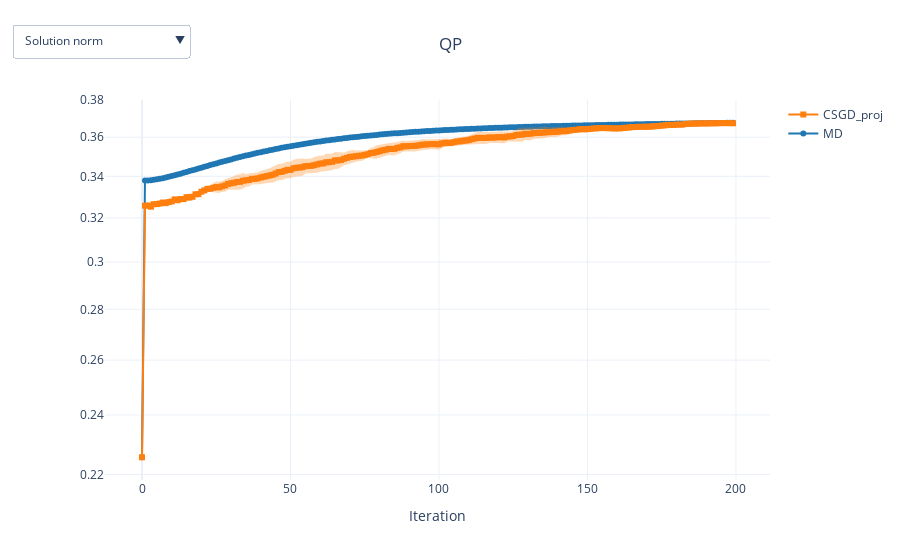

The code cell stored with this chart in its notebook:
### Code cell
result.save('custom_method_data.json')

plotter = Plotter(
        data_path="custom_method_data.json",
    )

# create a fabulous plot 
plotter.plot_plotly(
    metrics=["Solution norm", "Distance to the optimum", "Primal gap", "Gradient norm", "Function value", gap]
)

### Figure 1 — Plotly figure (JSON) as saved in the notebook; plotly's stock layout.template omitted (floating-point values rounded to 4 significant figures; data arrays with more than 128 entries replaced by an {"elided": "..."} marker saying what was removed)
{"data": [{"hovertext": "MD - Solution norm", "marker": {"color": "rgba(31, 119, 180,  1)", "symbol": "circle"}, "mode": "lines+markers", "name": "MD", "type": "scatter", "visible": true, "x": {"elided": "200 int values"}, "y": {"elided": "200 float values"}}, {"hovertext": "MD - Solution norm_upper", "line": {"width": 0}, "mode": "lines", "name": "mean + std", "showlegend": false, "type": "scatter", "visible": true, "x": {"elided": "200 int values"}, "y": {"elided": "200 float values"}}, {"fill": "tonexty", "fillcolor": "rgba(31, 119, 180,  0.3)", "hovertext": "MD - Solution norm_lower", "line": {"width": 0}, "mode": "lines", "name": "mean - std", "showlegend": false, "type": "scatter", "visible": true, "x": {"elided": "200 int values"}, "y": {"elided": "200 float values"}}, {"hovertext": "MD - Distance to the optimum", "marker": {"color": "rgba(31, 119, 180,  1)", "symbol": "circle"}, "mode": "lines+markers", "name": "MD", "type": "scatter", "visible": false, "x": {"elided": "200 int values"}, "y": {"elided": "200 float values"}}, {"hovertext": "MD - Distance to the optimum_upper", "line": {"width": 0}, "mode": "lines", "name": "mean + std", "showlegend": false, "type": "scatter", "visible": false, "x": {"elided": "200 int values"}, "y": {"elided": "200 float values"}}, {"fill": "tonexty", "fillcolor": "rgba(31, 119, 180,  0.3)", "hovertext": "MD - Distance to the optimum_lower", "line": {"width": 0}, "mode": "lines", "name": "mean - std", "showlegend": false, "type": "scatter", "visible": false, "x": {"elided": "200 int values"}, "y": {"elided": "200 float values"}}, {"hovertext": "MD - Primal gap", "marker": {"color": "rgba(31, 119, 180,  1)", "symbol": "circle"}, "mode": "lines+markers", "name": "MD", "type": "scatter", "visible": false, "x": {"elided": "200 int values"}, "y": {"elided": "200 float values"}}, {"hovertext": "MD - Primal gap_upper", "line": {"width": 0}, "mode": "lines", "name": "mean + std", "showlegend": false, "type": "scatter", "visible": false, "x": {"elided": "200 int values"}, "y": {"elided": "200 float values"}}, {"fill": "tonexty", "fillcolor": "rgba(31, 119, 180,  0.3)", "hovertext": "MD - Primal gap_lower", "line": {"width": 0}, "mode": "lines", "name": "mean - std", "showlegend": false, "type": "scatter", "visible": false, "x": {"elided": "200 int values"}, "y": {"elided": "200 float values"}}, {"hovertext": "MD - Gradient norm", "marker": {"color": "rgba(31, 119, 180,  1)", "symbol": "circle"}, "mode": "lines+markers", "name": "MD", "type": "scatter", "visible": false, "x": {"elided": "200 int values"}, "y": {"elided": "200 float values"}}, {"hovertext": "MD - Gradient norm_upper", "line": {"width": 0}, "mode": "lines", "name": "mean + std", "showlegend": false, "type": "scatter", "visible": false, "x": {"elided": "200 int values"}, "y": {"elided": "200 float values"}}, {"fill": "tonexty", "fillcolor": "rgba(31, 119, 180,  0.3)", "hovertext": "MD - Gradient norm_lower", "line": {"width": 0}, "mode": "lines", "name": "mean - std", "showlegend": false, "type": "scatter", "visible": false, "x": {"elided": "200 int values"}, "y": {"elided": "200 float values"}}, {"hovertext": "MD - Function value", "marker": {"color": "rgba(31, 119, 180,  1)", "symbol": "circle"}, "mode": "lines+markers", "name": "MD", "type": "scatter", "visible": false, "x": {"elided": "200 int values"}, "y": {"elided": "200 float values"}}, {"hovertext": "MD - Function value_upper", "line": {"width": 0}, "mode": "lines", "name": "mean + std", "showlegend": false, "type": "scatter", "visible": false, "x": {"elided": "200 int values"}, "y": {"elided": "200 float values"}}, {"fill": "tonexty", "fillcolor": "rgba(31, 119, 180,  0.3)", "hovertext": "MD - Function value_lower", "line": {"width": 0}, "mode": "lines", "name": "mean - std", "showlegend": false, "type": "scatter", "visible": false, "x": {"elided": "200 int values"}, "y": {"elided": "200 float values"}}, {"hovertext": "MD - main_gap", "marker": {"color": "rgba(31, 119, 180,  1)", "symbol": "circle"}, "mode": "lines+markers", "name": "MD", "type": "scatter", "visible": false, "x": {"elided": "200 int values"}, "y": {"elided": "200 float values"}}, {"hovertext": "MD - main_gap_upper", "line": {"width": 0}, "mode": "lines", "name": "mean + std", "showlegend": false, "type": "scatter", "visible": false, "x": {"elided": "200 int values"}, "y": {"elided": "200 float values"}}, {"fill": "tonexty", "fillcolor": "rgba(31, 119, 180,  0.3)", "hovertext": "MD - main_gap_lower", "line": {"width": 0}, "mode": "lines", "name": "mean - std", "showlegend": false, "type": "scatter", "visible": false, "x": {"elided": "200 int values"}, "y": {"elided": "200 float values"}}, {"hovertext": "CSGD_proj - Solution norm", "marker": {"color": "rgba(255, 127, 14,  1)", "symbol": "square"}, "mode": "lines+markers", "name": "CSGD_proj", "type": "scatter", "visible": true, "x": {"elided": "200 int values"}, "y": {"elided": "200 float values"}}, {"hovertext": "CSGD_proj - Solution norm_upper", "line": {"width": 0}, "mode": "lines", "name": "mean + std", "showlegend": false, "type": "scatter", "visible": true, "x": {"elided": "200 int values"}, "y": {"elided": "200 float values"}}, {"fill": "tonexty", "fillcolor": "rgba(255, 127, 14,  0.3)", "hovertext": "CSGD_proj - Solution norm_lower", "line": {"width": 0}, "mode": "lines", "name": "mean - std", "showlegend": false, "type": "scatter", "visible": true, "x": {"elided": "200 int values"}, "y": {"elided": "200 float values"}}, {"hovertext": "CSGD_proj - Distance to the optimum", "marker": {"color": "rgba(255, 127, 14,  1)", "symbol": "square"}, "mode": "lines+markers", "name": "CSGD_proj", "type": "scatter", "visible": false, "x": {"elided": "200 int values"}, "y": {"elided": "200 float values"}}, {"hovertext": "CSGD_proj - Distance to the optimum_upper", "line": {"width": 0}, "mode": "lines", "name": "mean + std", "showlegend": false, "type": "scatter", "visible": false, "x": {"elided": "200 int values"}, "y": {"elided": "200 float values"}}, {"fill": "tonexty", "fillcolor": "rgba(255, 127, 14,  0.3)", "hovertext": "CSGD_proj - Distance to the optimum_lower", "line": {"width": 0}, "mode": "lines", "name": "mean - std", "showlegend": false, "type": "scatter", "visible": false, "x": {"elided": "200 int values"}, "y": {"elided": "200 float values"}}, {"hovertext": "CSGD_proj - Primal gap", "marker": {"color": "rgba(255, 127, 14,  1)", "symbol": "square"}, "mode": "lines+markers", "name": "CSGD_proj", "type": "scatter", "visible": false, "x": {"elided": "200 int values"}, "y": {"elided": "200 float values"}}, {"hovertext": "CSGD_proj - Primal gap_upper", "line": {"width": 0}, "mode": "lines", "name": "mean + std", "showlegend": false, "type": "scatter", "visible": false, "x": {"elided": "200 int values"}, "y": {"elided": "200 float values"}}, {"fill": "tonexty", "fillcolor": "rgba(255, 127, 14,  0.3)", "hovertext": "CSGD_proj - Primal gap_lower", "line": {"width": 0}, "mode": "lines", "name": "mean - std", "showlegend": false, "type": "scatter", "visible": false, "x": {"elided": "200 int values"}, "y": {"elided": "200 float values"}}, {"hovertext": "CSGD_proj - Gradient norm", "marker": {"color": "rgba(255, 127, 14,  1)", "symbol": "square"}, "mode": "lines+markers", "name": "CSGD_proj", "type": "scatter", "visible": false, "x": {"elided": "200 int values"}, "y": {"elided": "200 float values"}}, {"hovertext": "CSGD_proj - Gradient norm_upper", "line": {"width": 0}, "mode": "lines", "name": "mean + std", "showlegend": false, "type": "scatter", "visible": false, "x": {"elided": "200 int values"}, "y": {"elided": "200 float values"}}, {"fill": "tonexty", "fillcolor": "rgba(255, 127, 14,  0.3)", "hovertext": "CSGD_proj - Gradient norm_lower", "line": {"width": 0}, "mode": "lines", "name": "mean - std", "showlegend": false, "type": "scatter", "visible": false, "x": {"elided": "200 int values"}, "y": {"elided": "200 float values"}}, {"hovertext": "CSGD_proj - Function value", "marker": {"color": "rgba(255, 127, 14,  1)", "symbol": "square"}, "mode": "lines+markers", "name": "CSGD_proj", "type": "scatter", "visible": false, "x": {"elided": "200 int values"}, "y": {"elided": "200 float values"}}, {"hovertext": "CSGD_proj - Function value_upper", "line": {"width": 0}, "mode": "lines", "name": "mean + std", "showlegend": false, "type": "scatter", "visible": false, "x": {"elided": "200 int values"}, "y": {"elided": "200 float values"}}, {"fill": "tonexty", "fillcolor": "rgba(255, 127, 14,  0.3)", "hovertext": "CSGD_proj - Function value_lower", "line": {"width": 0}, "mode": "lines", "name": "mean - std", "showlegend": false, "type": "scatter", "visible": false, "x": {"elided": "200 int values"}, "y": {"elided": "200 float values"}}, {"hovertext": "CSGD_proj - main_gap", "marker": {"color": "rgba(255, 127, 14,  1)", "symbol": "square"}, "mode": "lines+markers", "name": "CSGD_proj", "type": "scatter", "visible": false, "x": {"elided": "200 int values"}, "y": {"elided": "200 float values"}}, {"hovertext": "CSGD_proj - main_gap_upper", "line": {"width": 0}, "mode": "lines", "name": "mean + std", "showlegend": false, "type": "scatter", "visible": false, "x": {"elided": "200 int values"}, "y": {"elided": "200 float values"}}, {"fill": "tonexty", "fillcolor": "rgba(255, 127, 14,  0.3)", "hovertext": "CSGD_proj - main_gap_lower", "line": {"width": 0}, "mode": "lines", "name": "mean - std", "showlegend": false, "type": "scatter", "visible": false, "x": {"elided": "200 int values"}, "y": {"elided": "200 float values"}}], "layout": {"dragmode": "pan", "title": {"text": "QP", "x": 0.5, "xanchor": "center"}, "updatemenus": [{"buttons": [{"args": [{"visible": [true, true, true, false, false, false, false, false, false, false, false, false, false, false, false, false, false, false, true, true, true, false, false, false, false, false, false, false, false, false, false, false, false, false, false, false]}], "args2": [{"yaxis": {"title": "Solution norm", "type": "log"}}], "label": "Solution norm", "method": "update"}, {"args": [{"visible": [false, false, false, true, true, true, false, false, false, false, false, false, false, false, false, false, false, false, false, false, false, true, true, true, false, false, false, false, false, false, false, false, false, false, false, false]}], "args2": [{"yaxis": {"title": "Distance to the optimum", "type": "log"}}], "label": "Distance to the optimum", "method": "update"}, {"args": [{"visible": [false, false, false, false, false, false, true, true, true, false, false, false, false, false, false, false, false, false, false, false, false, false, false, false, true, true, true, false, false, false, false, false, false, false, false, false]}], "args2": [{"yaxis": {"title": "Primal gap", "type": "log"}}], "label": "Primal gap", "method": "update"}, {"args": [{"visible": [false, false, false, false, false, false, false, false, false, true, true, true, false, false, false, false, false, false, false, false, false, false, false, false, false, false, false, true, true, true, false, false, false, false, false, false]}], "args2": [{"yaxis": {"title": "Gradient norm", "type": "log"}}], "label": "Gradient norm", "method": "update"}, {"args": [{"visible": [false, false, false, false, false, false, false, false, false, false, false, false, true, true, true, false, false, false, false, false, false, false, false, false, false, false, false, false, false, false, true, true, true, false, false, false]}], "args2": [{"yaxis": {"title": "Function value", "type": "log"}}], "label": "Function value", "method": "update"}, {"args": [{"visible": [false, false, false, false, false, false, false, false, false, false, false, false, false, false, false, true, true, true, false, false, false, false, false, false, false, false, false, false, false, false, false, false, false, true, true, true]}], "args2": [{"yaxis": {"title": "main_gap", "type": "log"}}], "label": "main_gap", "method": "update"}], "direction": "down", "showactive": true, "x": -0.14, "xanchor": "left", "y": 1.2, "yanchor": "top"}], "xaxis": {"title": {"text": "Iteration"}}, "yaxis": {"title": {"text": ""}, "type": "log"}}}
